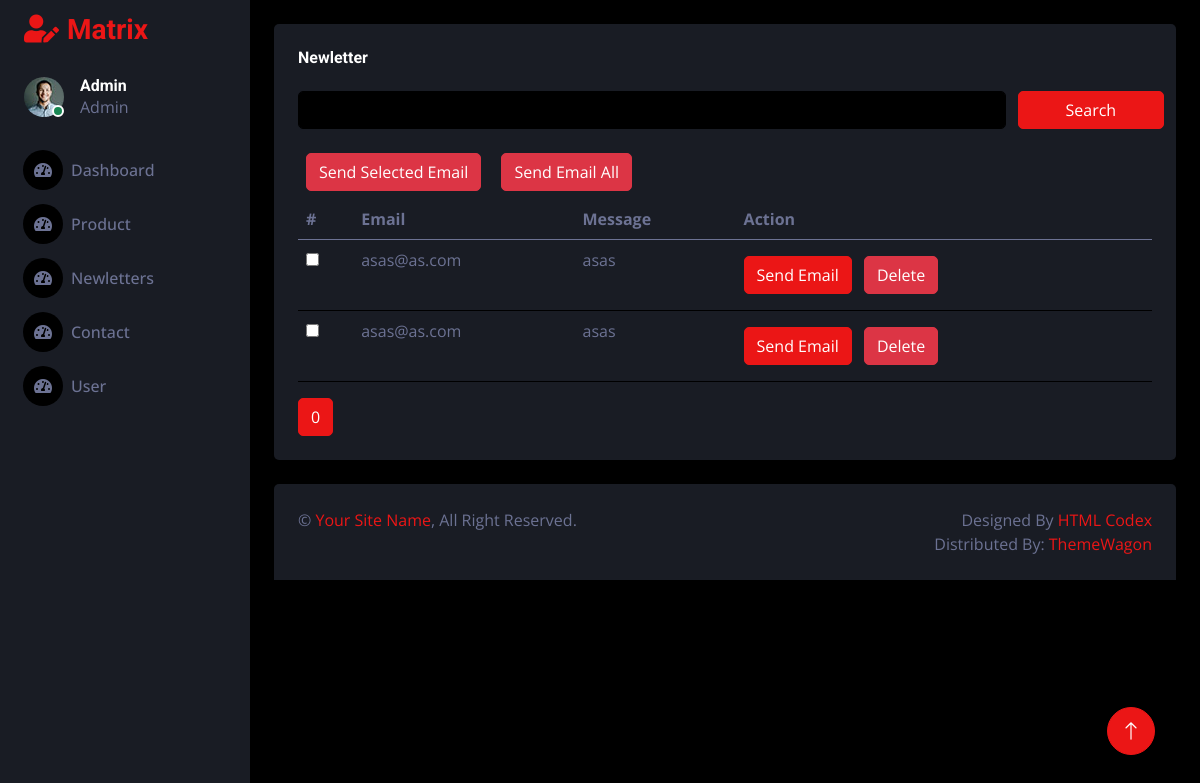
Screenshot of /admin/contact.php (signed in) with the database file from the repository.
### tables this page shows
CREATE TABLE `users` (
  `id` int(11) NOT NULL,
  `username` varchar(10) NOT NULL,
  `password` varchar(10) NOT NULL,
  `active` bit(1) NOT NULL
);

CREATE TABLE `contacts` (
  `id` int(11) NOT NULL,
  `email` varchar(300) NOT NULL,
  `phone` varchar(13) NOT NULL,
  `message` varchar(900) NOT NULL
);

### admin/auth.php (called while the page is built, shortened)
<?php
    function getUser() {
        return $_SESSION[isAuth];
    }
?>

### database.php (called while the page is built, shortened)
<?php
    $connection = NULL;
    function query($sql, $params = NULL) {
        global $connection;
        try {
            $stmt = $connection->prepare($sql);
            if ($params != NULL) {
                foreach ($params as $name => $value) {
                    $stmt->bindValue($name, $value);
                }
            }
            $stmt->execute();
            $stmt->setFetchMode(PDO::FETCH_ASSOC);
            return $stmt->fetchAll();
        }
        catch(PDOException $ex) {
            return NULL;
        }
    }

### admin/pagination.php (called while the page is built, shortened)
<?php
    $items = [];
    $pagSize = 4;
    if ($pagOffset == NULL) {
        $pagOffset = 0;
    }
    function getPagSize(){
        global $items, $pagSize;
        return count($items) / $pagSize;
    }
    function getPag() {
        global $items, $pagOffset, $pagSize;
        return array_slice($items, $pagOffset * $pagSize, $pagSize);
    }
?>

### admin/contact.php (the view, shortened to what this page needs)
<?php
    require_once(getPath("/database.php"));
    require_once(getPath("/admin/auth.php"));
    require_once(getPath("/admin/pagination.php"));
    try {
        $pagSize = 10;
        if ($search != NULL) {
            $items = query("SELECT * FROM contacts WHERE email LIKE :email", array(
                ':email' => $search
            ));
        }
        else {
            $items = query('SELECT * FROM contacts');
        }
        $contacts = getPag();
    }
    catch(PDOException $ex) {
    }
?>
<!DOCTYPE html>
<html lang="en">
<head>
    <link href="https://cdnjs.cloudflare.com/ajax/libs/font-awesome/5.10.0/css/all.min.css" rel="stylesheet">
    <link href="https://cdn.jsdelivr.net/npm/bootstrap-icons@1.4.1/font/bootstrap-icons.css" rel="stylesheet">
    <link href="lib/owlcarousel/assets/owl.carousel.min.css" rel="stylesheet">
    <link href="lib/tempusdominus/css/tempusdominus-bootstrap-4.min.css" rel="stylesheet" />
    <link href="css/bootstrap.min.css" rel="stylesheet">
    <link href="css/style.css" rel="stylesheet">
</head>
<body>
    <div class="container-fluid position-relative d-flex p-0">
        <?php include_once 'layouts/sidebar.php'; ?>
        <div class="content">
            <div class="container-fluid pt-4 px-4">
                <div class="row g-4">
                    <div class="col-12">
                        <div class="bg-secondary rounded h-100 p-4">
                            <h6 class="mb-4">Newletter</h6>
                            <form class="d-block mr" method="get" action="<?php purging($_SERVER['PHP_SELF']); ?>">
                                <div class="row mb-3">
                                    <div class="col-sm-10">
                                        <input name="search" type="text" class="form-control" value="<?php echo $search; ?>">
                                    </div>
                                    <input type="submit" class="btn btn-primary col-sm-2 col-form-label" value="Search">
                                </div>
                            </form>
                            <form method="post" action="newletter/sendemail.php">
                                <div class="table-responsive">
                                    <input type="submit" class="btn btn-danger m-2" value="Send Selected Email">
                                    <form method="post" action="newletter/sendemail.php">
                                        <input type="submit" class="btn btn-danger m-2" value="Send Email All">
                                    </form>
                                    <table class="table">
                                        <thead>
                                            <tr>
                                                <th scope="col">#</th>
                                                <th scope="col">Email</th>
                                                <th scope="col">Message</th>
                                                <th scope="col">Action</th>
                                            </tr>
                                        </thead>
                                        <tbody>
                                            <?php for ($i = 0, $size = count($contacts); $i < $size; $i++) { ?>
                                            <tr>
                                                <th scope="row"><input name="emails[]" type="checkbox" value="<?php echo $contacts[$i]['email']; ?>"></th>
                                                <td><?php echo $contacts[$i]['email']; ?></td>
                                                <td><?php echo $contacts[$i]['message']; ?></td>
                                                <td>
                                                    <form method="post" action="newletter/sendemail.php">
                                                        <input type="submit" class="btn btn-primary" value="Send Email">
                                                        <a href="contact/delete.php?id=<?php echo $contacts[$i]['id']; ?>" class="btn btn-danger m-2">Delete</a>
                                                    </form>
                                                </td>
                                            </tr>
                                            <?php } ?>
                                        </tbody>
                                    </table>
                                    <div>
                                        <?php for ($i = 0, $pagSize= getPagSize(); $i < $pagSize; $i++) { ?>
                                            <a class="btn btn-primary" href="newletter.php?page=<?php echo $i; ?><?php echo $search != NULL ? "&search=$search" : ""; ?>"><?php echo $i; ?></a>
                                        <?php } ?>
                                    </div>
                                </div>
                            </form>
                        </div>
                    </div>
                </div>
            </div>
            <div class="container-fluid pt-4 px-4">
                <div class="bg-secondary rounded-top p-4">
                    <div class="row">
                        <div class="col-12 col-sm-6 text-center text-sm-start">
                            &copy; <a href="#">Your Site Name</a>, All Right Reserved.
                        </div>
                        <div class="col-12 col-sm-6 text-center text-sm-end">
                            Designed By <a href="https://htmlcodex.com">HTML Codex</a>
                            <br>Distributed By: <a href="https://themewagon.com" target="_blank">ThemeWagon</a>
                        </div>
                    </div>
                </div>
            </div>
        </div>
        <a href="#" class="btn btn-lg btn-primary btn-lg-square back-to-top"><i class="bi bi-arrow-up"></i></a>
    </div>
</body>
</html>

### admin/layouts/sidebar.php (shortened to what this page needs)
<?php
    require_once(getPath("/database.php"));
    require_once(getPath("/admin/auth.php"));
    $suser = query('SELECT * FROM users WHERE id=:id', array(
        ":id" => getUser()
    ));
    if (count($suser) < 0) {
        redirect('../404.html');
    }
    else {
        $suser = $suser[0];
    }
?>
<div class="sidebar pe-4 pb-3">
    <nav class="navbar bg-secondary navbar-dark">
        <a href="index.php" class="navbar-brand mx-4 mb-3">
            <h3 class="text-primary"><i class="fa fa-user-edit me-2"></i>Matrix</h3>
        </a>
        <div class="d-flex align-items-center ms-4 mb-4">
            <div class="position-relative">
                <img class="rounded-circle" src="img/user.jpg" alt="" style="width: 40px; height: 40px;">
                <div class="bg-success rounded-circle border border-2 border-white position-absolute end-0 bottom-0 p-1"></div>
            </div>
            <div class="ms-3">
                <h6 class="mb-0"><?php echo ucfirst($suser['username']); ?></h6>
                <span>Admin</span>
            </div>
        </div>
        <div class="navbar-nav w-100">
            <a href="index.php" class="nav-item nav-link"><i class="fa fa-tachometer-alt me-2"></i>Dashboard</a>
            <a href="/product.php" class="nav-item nav-link"><i class="fa fa-tachometer-alt me-2"></i>Product</a>
            <a href="/product.php" class="nav-item nav-link"><i class="fa fa-tachometer-alt me-2"></i>Newletters</a>
            <a href="/product.php" class="nav-item nav-link"><i class="fa fa-tachometer-alt me-2"></i>Contact</a>
            <a href="/product.php" class="nav-item nav-link"><i class="fa fa-tachometer-alt me-2"></i>User</a>
        </div>
    </nav>
</div>

### admin/css/style.css (style rules this page uses)
:root { --primary: #EB1616; --secondary: #191C24; --light: #6C7293; --dark: #000000; }
.back-to-top { position: fixed; display: none; right: 45px; bottom: 45px; z-index: 99; }
.btn { transition: .5s; }
.btn-lg-square { width: 48px; height: 48px; }
.btn-square, .btn-sm-square, .btn-lg-square { padding: 0; display: inline-flex; align-items: center; justify-content: center; font-weight: normal; border-radius: 50px; }
.sidebar { position: fixed; top: 0; left: 0; bottom: 0; width: 250px; height: 100vh; overflow-y: auto; background: var(--secondary); transition: 0.5s; z-index: 999; }
.content { margin-left: 250px; min-height: 100vh; background: var(--dark); transition: 0.5s; }
@media (min-width: 992px) { .sidebar { margin-left: 0; } }
@media (min-width: 992px) { .content { width: calc(100% - 250px); } }
.sidebar .navbar .navbar-nav .nav-link { padding: 7px 20px; color: var(--light); font-weight: 500; border-left: 3px solid var(--secondary); border-radius: 0 30px 30px 0; outline: none; }
.sidebar .navbar .navbar-nav .nav-link i { width: 40px; height: 40px; display: inline-flex; align-items: center; justify-content: center; background: var(--dark); border-radius: 40px; }

### rows the page displays
users: username "Admin"
contacts: email "asas@as.com", message "asas"
contacts: email "asas@as.com", message "asas"
